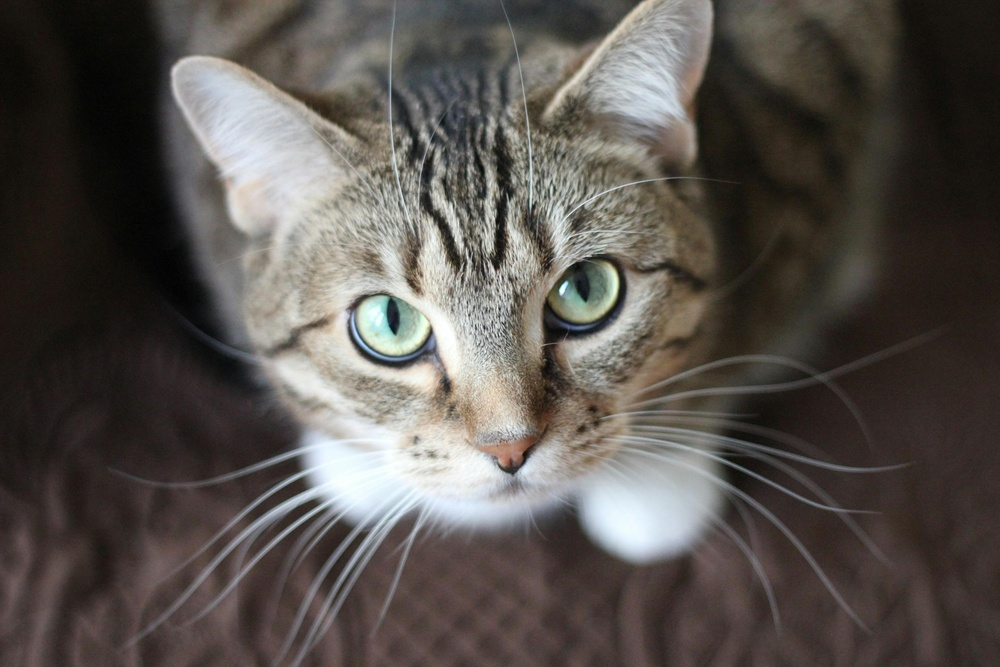
#> input picture cgcg/cat.jpg, 1000 x 667 px, shrunk from 3456 x 2304 before the run
$ jupyter execute ip1.ipynb
#> lines starting #> are read from the running program, lines starting #| are printed output that depends on the picture
[cell 1]
import cv2
img1 = cv2.imread('cat.jpg')
#> img1 is the input picture: shape (667, 1000, 3); mean B, G, R 77.8, 82.3, 87.6
h, w, channels = img1.shape
#> h = 667; w = 1000; channels = 3
half = w//2
#> half = 500
half2 = h//2
#> half2 = 333
print(h,w,half,half2)
#| 667 1000 500 333
left_top = img1[:half2, :half]
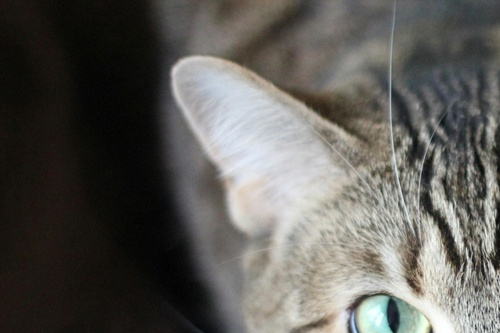
#> left_top: shape (333, 500, 3); mean B, G, R 88.1, 92.4, 93.9
right_top = img1[:half2:, half:]
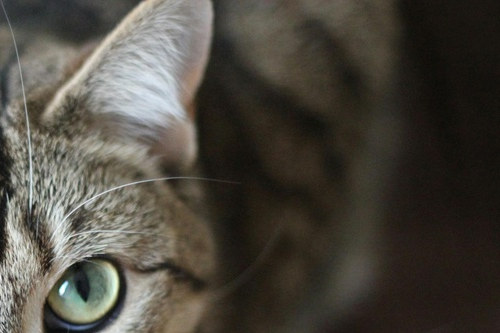
#> right_top: shape (333, 500, 3); mean B, G, R 63.3, 71.6, 75.6
left_b  = img1[half2:, :half]
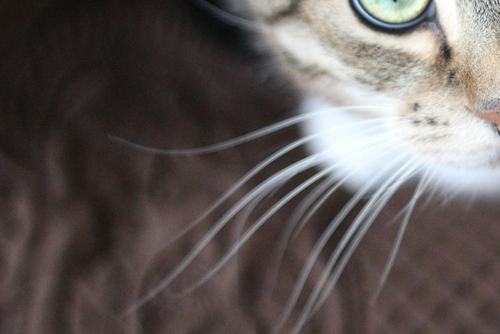
#> left_b: shape (334, 500, 3); mean B, G, R 88.6, 90.6, 97.9
right_b = img1[half2:,half:]
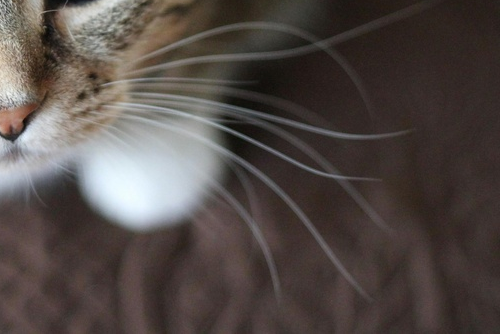
#> right_b: shape (334, 500, 3); mean B, G, R 71.1, 74.7, 83.1

[cell 2]
from matplotlib import pyplot as plt
plt.subplot(2,2,1)
plt.imshow(left_top)
plt.subplot(2,2,2)
plt.imshow(right_top)
plt.subplot(2,2,3)
plt.imshow(left_b)
plt.subplot(2,2,4)
plt.imshow(right_b)
plt.show()
#> figure, not shown here; B, G, R data is drawn as R, G, B

$ run again, with cgcg/faces.jpeg copied over cgcg/cat.jpg
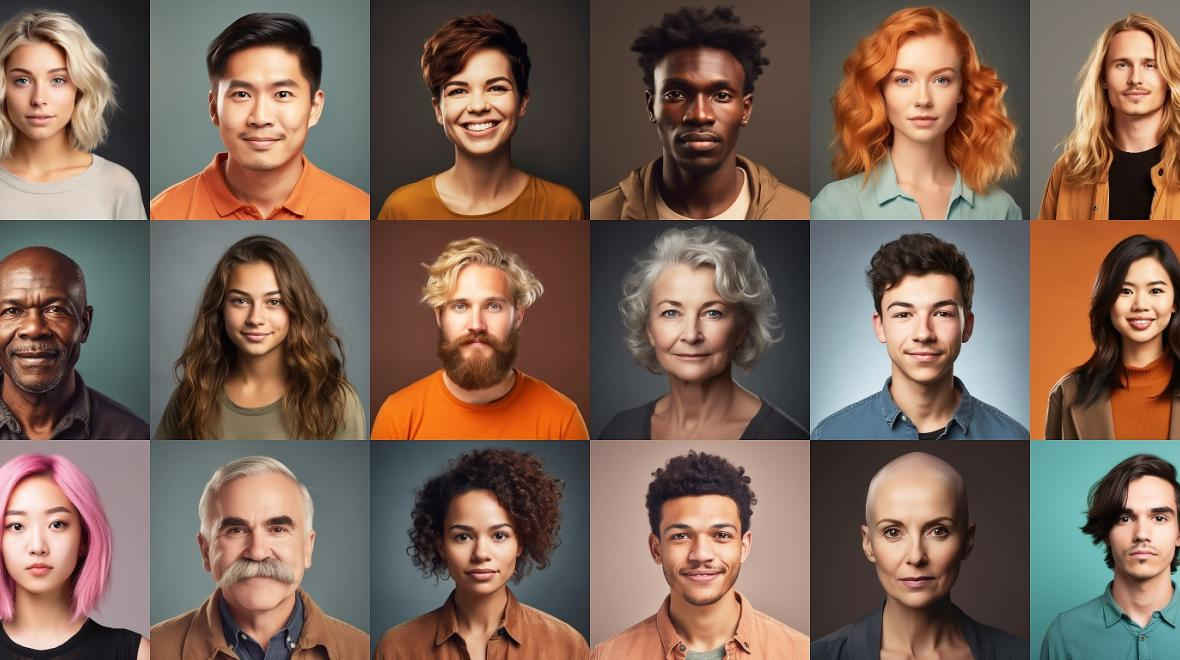
#> input picture cgcg/faces.jpeg, 1180 x 660 px
#> img1 is the input picture: shape (660, 1180, 3); mean B, G, R 86.8, 100.2, 123.9
#| 660 1180 590 330
#> `left_b  = img1[half2:, :half]`:
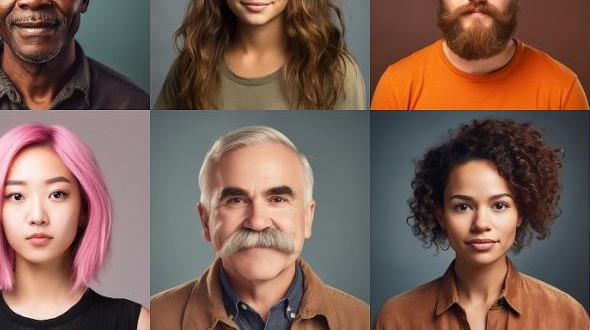
#> left_b: shape (330, 590, 3); mean B, G, R 84, 95.5, 123.8
#> `right_b = img1[half2:,half:]`:
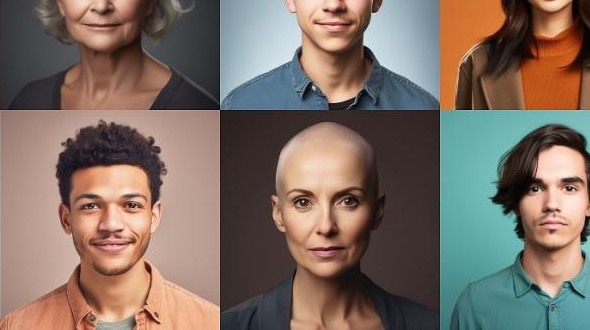
#> right_b: shape (330, 590, 3); mean B, G, R 100, 110.4, 126.4
